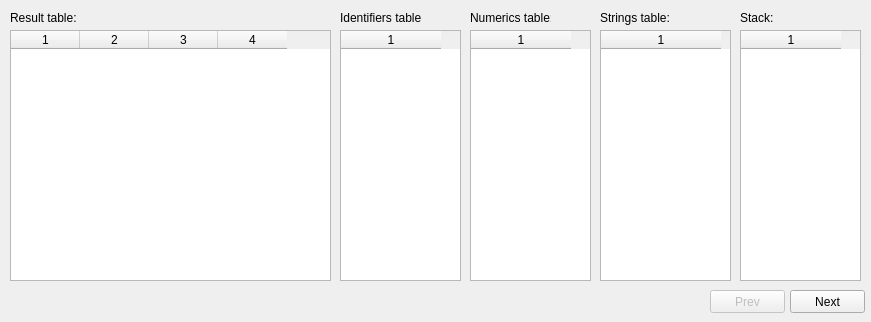
<?xml version="1.0" encoding="UTF-8"?>
<ui version="4.0">
 <class>QMicroClangTables</class>
 <widget class="QWidget" name="QMicroClangTables">
  <property name="windowModality">
   <enum>Qt::NonModal</enum>
  </property>
  <property name="geometry">
   <rect>
    <x>0</x>
    <y>0</y>
    <width>871</width>
    <height>322</height>
   </rect>
  </property>
  <property name="sizePolicy">
   <sizepolicy hsizetype="Fixed" vsizetype="Fixed">
    <horstretch>0</horstretch>
    <verstretch>0</verstretch>
   </sizepolicy>
  </property>
  <property name="windowTitle">
   <string>Form</string>
  </property>
  <widget class="QLabel" name="resultTableLabel">
   <property name="geometry">
    <rect>
     <x>10</x>
     <y>10</y>
     <width>71</width>
     <height>16</height>
    </rect>
   </property>
   <property name="text">
    <string>Result table:</string>
   </property>
  </widget>
  <widget class="QTableWidget" name="resultTable">
   <property name="geometry">
    <rect>
     <x>10</x>
     <y>30</y>
     <width>321</width>
     <height>251</height>
    </rect>
   </property>
   <property name="editTriggers">
    <set>QAbstractItemView::NoEditTriggers</set>
   </property>
   <property name="selectionMode">
    <enum>QAbstractItemView::SingleSelection</enum>
   </property>
   <property name="selectionBehavior">
    <enum>QAbstractItemView::SelectRows</enum>
   </property>
   <property name="columnCount">
    <number>4</number>
   </property>
   <attribute name="horizontalHeaderDefaultSectionSize">
    <number>69</number>
   </attribute>
   <column/>
   <column/>
   <column/>
   <column/>
  </widget>
  <widget class="QTableWidget" name="strTable">
   <property name="geometry">
    <rect>
     <x>600</x>
     <y>30</y>
     <width>131</width>
     <height>251</height>
    </rect>
   </property>
   <property name="editTriggers">
    <set>QAbstractItemView::NoEditTriggers</set>
   </property>
   <property name="selectionMode">
    <enum>QAbstractItemView::SingleSelection</enum>
   </property>
   <property name="selectionBehavior">
    <enum>QAbstractItemView::SelectRows</enum>
   </property>
   <property name="columnCount">
    <number>1</number>
   </property>
   <attribute name="horizontalHeaderDefaultSectionSize">
    <number>120</number>
   </attribute>
   <column/>
  </widget>
  <widget class="QTableWidget" name="numTable">
   <property name="geometry">
    <rect>
     <x>470</x>
     <y>30</y>
     <width>121</width>
     <height>251</height>
    </rect>
   </property>
   <property name="editTriggers">
    <set>QAbstractItemView::NoEditTriggers</set>
   </property>
   <property name="selectionMode">
    <enum>QAbstractItemView::SingleSelection</enum>
   </property>
   <property name="selectionBehavior">
    <enum>QAbstractItemView::SelectRows</enum>
   </property>
   <property name="columnCount">
    <number>1</number>
   </property>
   <attribute name="horizontalHeaderDefaultSectionSize">
    <number>100</number>
   </attribute>
   <column/>
  </widget>
  <widget class="QTableWidget" name="idTable">
   <property name="geometry">
    <rect>
     <x>340</x>
     <y>30</y>
     <width>121</width>
     <height>251</height>
    </rect>
   </property>
   <property name="editTriggers">
    <set>QAbstractItemView::NoEditTriggers</set>
   </property>
   <property name="selectionMode">
    <enum>QAbstractItemView::SingleSelection</enum>
   </property>
   <property name="selectionBehavior">
    <enum>QAbstractItemView::SelectRows</enum>
   </property>
   <property name="columnCount">
    <number>1</number>
   </property>
   <attribute name="horizontalHeaderDefaultSectionSize">
    <number>100</number>
   </attribute>
   <column/>
  </widget>
  <widget class="QLabel" name="idTableLabel">
   <property name="geometry">
    <rect>
     <x>340</x>
     <y>10</y>
     <width>81</width>
     <height>16</height>
    </rect>
   </property>
   <property name="text">
    <string>Identifiers table:</string>
   </property>
  </widget>
  <widget class="QLabel" name="numericTableLabel">
   <property name="geometry">
    <rect>
     <x>470</x>
     <y>10</y>
     <width>81</width>
     <height>16</height>
    </rect>
   </property>
   <property name="text">
    <string>Numerics table:</string>
   </property>
  </widget>
  <widget class="QLabel" name="strTableLabel">
   <property name="geometry">
    <rect>
     <x>600</x>
     <y>10</y>
     <width>81</width>
     <height>16</height>
    </rect>
   </property>
   <property name="text">
    <string>Strings table:</string>
   </property>
  </widget>
  <widget class="QPushButton" name="stackButton">
   <property name="geometry">
    <rect>
     <x>790</x>
     <y>290</y>
     <width>75</width>
     <height>23</height>
    </rect>
   </property>
   <property name="text">
    <string>Next</string>
   </property>
  </widget>
  <widget class="QTableWidget" name="stackTable">
   <property name="geometry">
    <rect>
     <x>740</x>
     <y>30</y>
     <width>121</width>
     <height>251</height>
    </rect>
   </property>
   <property name="editTriggers">
    <set>QAbstractItemView::NoEditTriggers</set>
   </property>
   <property name="selectionMode">
    <enum>QAbstractItemView::SingleSelection</enum>
   </property>
   <property name="selectionBehavior">
    <enum>QAbstractItemView::SelectRows</enum>
   </property>
   <property name="columnCount">
    <number>1</number>
   </property>
   <attribute name="horizontalHeaderDefaultSectionSize">
    <number>100</number>
   </attribute>
   <column/>
  </widget>
  <widget class="QPushButton" name="prev">
   <property name="enabled">
    <bool>false</bool>
   </property>
   <property name="geometry">
    <rect>
     <x>710</x>
     <y>290</y>
     <width>75</width>
     <height>23</height>
    </rect>
   </property>
   <property name="text">
    <string>Prev</string>
   </property>
  </widget>
  <widget class="QLabel" name="stackLabel">
   <property name="geometry">
    <rect>
     <x>740</x>
     <y>10</y>
     <width>81</width>
     <height>16</height>
    </rect>
   </property>
   <property name="text">
    <string>Stack:</string>
   </property>
  </widget>
 </widget>
 <resources/>
 <connections/>
</ui>
